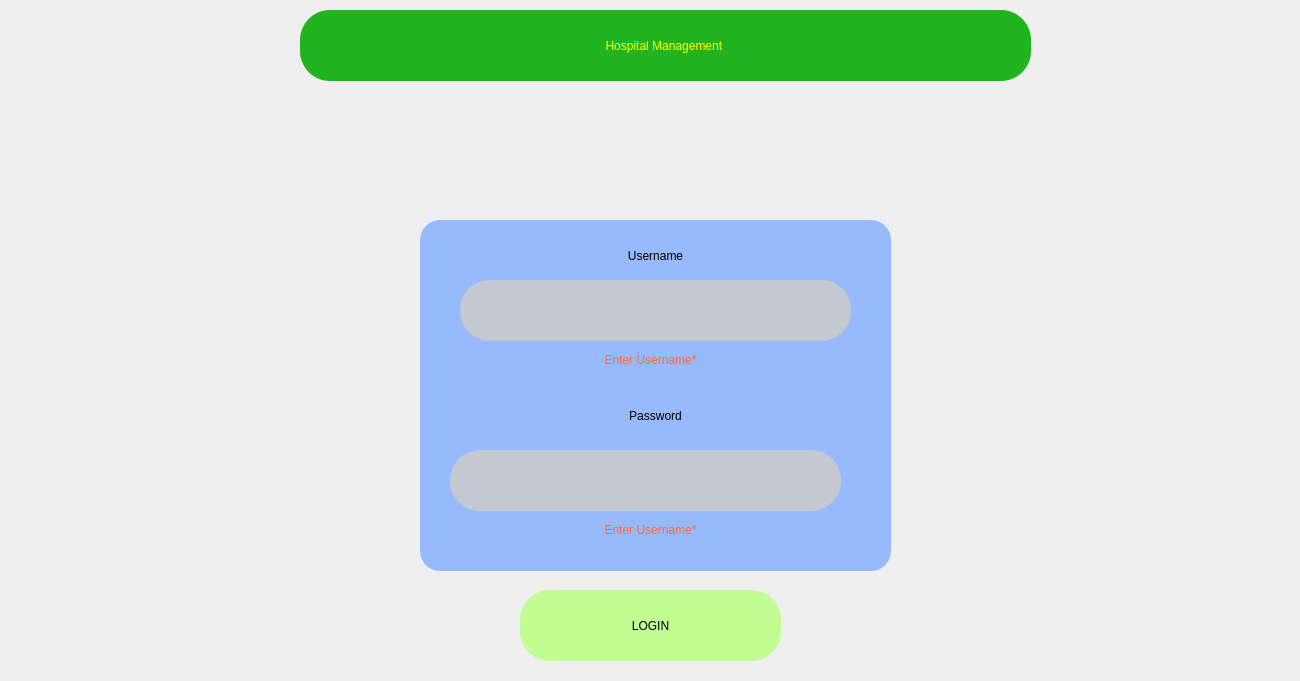
<?xml version="1.0" encoding="UTF-8"?>
<ui version="4.0">
 <class>Form</class>
 <widget class="QWidget" name="Form">
  <property name="geometry">
   <rect>
    <x>0</x>
    <y>0</y>
    <width>1300</width>
    <height>681</height>
   </rect>
  </property>
  <property name="windowTitle">
   <string>Hospital Management</string>
  </property>
  <widget class="QLabel" name="label">
   <property name="geometry">
    <rect>
     <x>20</x>
     <y>-10</y>
     <width>1300</width>
     <height>681</height>
    </rect>
   </property>
   <property name="text">
    <string/>
   </property>
   <property name="pixmap">
    <pixmap>Gui_images/health2.gif</pixmap>
   </property>
   <property name="scaledContents">
    <bool>true</bool>
   </property>
  </widget>
  <widget class="QPushButton" name="pushButton">
   <property name="geometry">
    <rect>
     <x>520</x>
     <y>590</y>
     <width>261</width>
     <height>71</height>
    </rect>
   </property>
   <property name="styleSheet">
    <string notr="true">color: rgb(0, 0, 0);
border-radius:30px;
background-color: rgba(185, 255, 131, 220);
font: 14pt &quot;Papyrus&quot;;</string>
   </property>
   <property name="text">
    <string>LOGIN</string>
   </property>
  </widget>
  <widget class="QLabel" name="label_2">
   <property name="geometry">
    <rect>
     <x>300</x>
     <y>10</y>
     <width>731</width>
     <height>71</height>
    </rect>
   </property>
   <property name="styleSheet">
    <string notr="true">color: rgb(255, 255, 0);
background-color: rgba(0, 170, 0,220);
border-radius:30px;
font: 20pt &quot;Papyrus&quot;;</string>
   </property>
   <property name="text">
    <string>Hospital Management </string>
   </property>
   <property name="alignment">
    <set>Qt::AlignCenter</set>
   </property>
  </widget>
  <widget class="QFrame" name="frame">
   <property name="geometry">
    <rect>
     <x>420</x>
     <y>220</y>
     <width>471</width>
     <height>351</height>
    </rect>
   </property>
   <property name="styleSheet">
    <string notr="true">background-color: rgba(125, 171, 255,200);
border-radius:20px
</string>
   </property>
   <property name="frameShape">
    <enum>QFrame::StyledPanel</enum>
   </property>
   <property name="frameShadow">
    <enum>QFrame::Raised</enum>
   </property>
   <widget class="QLineEdit" name="lineEdit_2">
    <property name="geometry">
     <rect>
      <x>40</x>
      <y>60</y>
      <width>391</width>
      <height>61</height>
     </rect>
    </property>
    <property name="styleSheet">
     <string notr="true">border-radius:30px;
font: 10pt &quot;MV Boli&quot;;
background-color: rgba(202, 202, 202, 220);
</string>
    </property>
    <property name="alignment">
     <set>Qt::AlignCenter</set>
    </property>
   </widget>
   <widget class="QLineEdit" name="lineEdit">
    <property name="geometry">
     <rect>
      <x>30</x>
      <y>230</y>
      <width>391</width>
      <height>61</height>
     </rect>
    </property>
    <property name="styleSheet">
     <string notr="true">border-radius:30px;
font: 10pt &quot;MV Boli&quot;;
background-color: rgba(202, 202, 202, 220);
</string>
    </property>
    <property name="alignment">
     <set>Qt::AlignCenter</set>
    </property>
   </widget>
   <widget class="QPushButton" name="pushButton_2">
    <property name="geometry">
     <rect>
      <x>130</x>
      <y>10</y>
      <width>211</width>
      <height>51</height>
     </rect>
    </property>
    <property name="styleSheet">
     <string notr="true">color: rgb(0, 0, 0);
background-color: rgba(255, 255, 255, 0);

border-radius:20px;
font: 14pt &quot;Papyrus&quot;;</string>
    </property>
    <property name="text">
     <string>Username</string>
    </property>
   </widget>
   <widget class="QPushButton" name="pushButton_3">
    <property name="geometry">
     <rect>
      <x>130</x>
      <y>170</y>
      <width>211</width>
      <height>51</height>
     </rect>
    </property>
    <property name="styleSheet">
     <string notr="true">color: rgb(0, 0, 0);
background-color: rgba(170, 0, 0,0);
border-radius:20px;
font: 14pt &quot;Papyrus&quot;;</string>
    </property>
    <property name="text">
     <string>Password</string>
    </property>
   </widget>
   <widget class="QLabel" name="label_3">
    <property name="geometry">
     <rect>
      <x>0</x>
      <y>130</y>
      <width>461</width>
      <height>20</height>
     </rect>
    </property>
    <property name="styleSheet">
     <string notr="true">background-color: rgba(255, 255, 255, 0);
font: 9pt &quot;Narkisim&quot;;
color: rgb(255, 102, 56);</string>
    </property>
    <property name="text">
     <string>Enter Username*</string>
    </property>
    <property name="alignment">
     <set>Qt::AlignCenter</set>
    </property>
   </widget>
   <widget class="QLabel" name="label_4">
    <property name="geometry">
     <rect>
      <x>0</x>
      <y>300</y>
      <width>461</width>
      <height>20</height>
     </rect>
    </property>
    <property name="styleSheet">
     <string notr="true">background-color: rgba(255, 255, 255, 0);
font: 9pt &quot;Narkisim&quot;;
color: rgb(255, 102, 56);</string>
    </property>
    <property name="text">
     <string>Enter Username*</string>
    </property>
    <property name="alignment">
     <set>Qt::AlignCenter</set>
    </property>
   </widget>
  </widget>
 </widget>
 <resources/>
 <connections/>
</ui>
